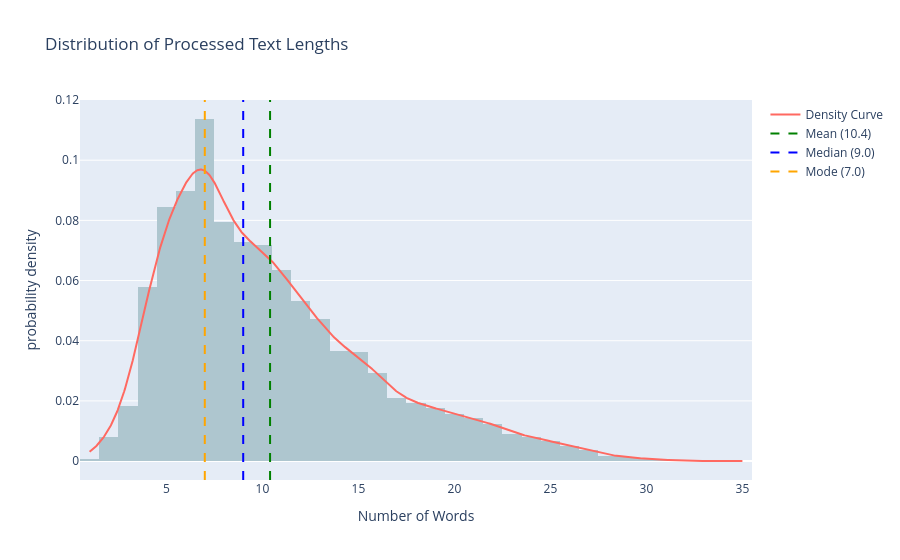

Source (notebook cell):
### Markdown cell above
This subsection examines the length distribution of the processed text representation. As with the raw text analysis, text length is measured in terms of word count.

Comparing this distribution with the raw text length provides insight into the impact of preprocessing steps such as stopword removal and token filtering, and helps assess how much textual compression is introduced by the sparse preprocessing pipeline.

Processed texts are significantly shorter than the raw texts, with most entries containing 7–10 words. The mean (~10.4) is slightly higher than the median (9), showing a right-skewed distribution caused by a small number of longer processed texts. This is primarily due to the effect of stopword removal and token filtering, which substantially reduces text length.

### Code cell
temp = final_rag_dataset.copy()
temp["pt_length"] = final_rag_dataset["processed_text"].str.split().str.len()

fig = px.histogram(
    temp,
    x="pt_length",
    nbins=50,
    histnorm="probability density",
    title="Distribution of Processed Text Lengths",
    labels={"pt_length": "Number of Words"}
)

fig.update_traces(marker_color="#AEC6CF")

# KDE line
kde = gaussian_kde(temp["pt_length"])
x = np.linspace(temp["pt_length"].min(), temp["pt_length"].max(), 1000)

fig.add_trace(
    go.Scatter(
        x=x,
        y=kde(x),
        mode="lines",
        name="Density Curve",
        line=dict(color="#FF6961", width=2)  # pastel pink
    )
)

# Adding mean, median, mode lines
stats = {
    "Mean": (temp["pt_length"].mean(), "green"),
    "Median": (temp["pt_length"].median(), "blue"),
    "Mode": (temp["pt_length"].mode().iloc[0], "orange"),
}

for label, (value, color) in stats.items():
    fig.add_vline(
        x=value,
        line=dict(color=color, dash="dash"),
        name=f"{label} ({value:.1f})",
        showlegend=True
    )

fig.show()

### Figure 1 — Plotly figure (JSON) as saved in the notebook; plotly's stock layout.template omitted (floating-point values rounded to 4 significant figures; data arrays with more than 128 entries replaced by an {"elided": "..."} marker saying what was removed)
{"data": [{"bingroup": "x", "histnorm": "probability density", "hovertemplate": "Number of Words=%{x}<br>probability density=%{y}<extra></extra>", "legendgroup": "", "marker": {"color": "#AEC6CF", "pattern": {"shape": ""}}, "name": "", "nbinsx": 50, "orientation": "v", "showlegend": false, "type": "histogram", "x": {"elided": "6641 int values"}, "xaxis": "x", "yaxis": "y"}, {"line": {"color": "#FF6961", "width": 2}, "mode": "lines", "name": "Density Curve", "type": "scatter", "x": {"elided": "1000 float values"}, "y": {"elided": "1000 float values"}}], "layout": {"barmode": "relative", "legend": {"tracegroupgap": 0}, "shapes": [{"line": {"color": "green", "dash": "dash"}, "name": "Mean (10.4)", "showlegend": true, "type": "line", "x0": 10.4, "x1": 10.4, "xref": "x", "y0": 0, "y1": 1, "yref": "y domain"}, {"line": {"color": "blue", "dash": "dash"}, "name": "Median (9.0)", "showlegend": true, "type": "line", "x0": 9, "x1": 9, "xref": "x", "y0": 0, "y1": 1, "yref": "y domain"}, {"line": {"color": "orange", "dash": "dash"}, "name": "Mode (7.0)", "showlegend": true, "type": "line", "x0": 7, "x1": 7, "xref": "x", "y0": 0, "y1": 1, "yref": "y domain"}], "title": {"text": "Distribution of Processed Text Lengths"}, "xaxis": {"anchor": "y", "domain": [0, 1], "title": {"text": "Number of Words"}}, "yaxis": {"anchor": "x", "domain": [0, 1], "title": {"text": "probability density"}}}}
